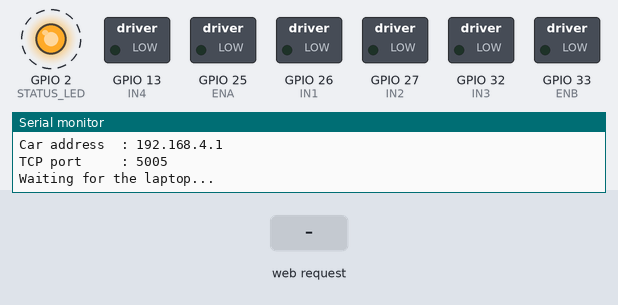
Bench run of a sketch on a simulated ESP32. Parts: switched loads named in the sketch (green lamp = pin HIGH), output pins drawn as LEDs (lit = HIGH), the last lines printed to the serial monitor. Dashed ring = blinking. The test bench sets the inputs (shaded band). WiFi joins after 1.5 s; servers stay silent unless stated.

Above: at 1.7 s.
1.8 s: HTTP request GET /STOP received
At 2.77 s:
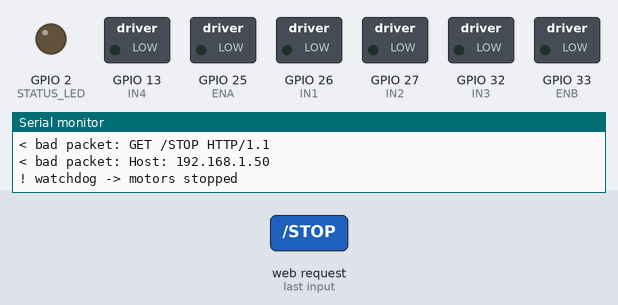
At 4.7 s:
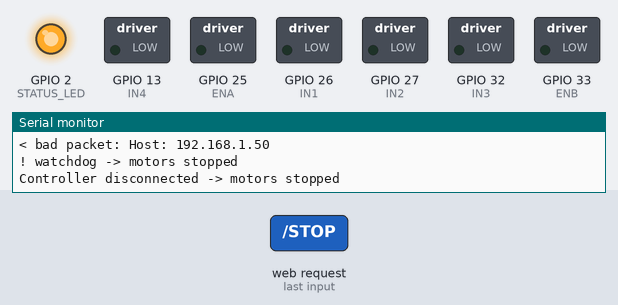
4.8 s: HTTP request GET /PING received
Timing chart, 0 to 13.8 s (numbered marks = the images above; inputs shaded):
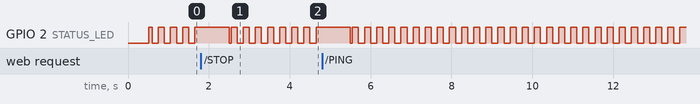

Measured:
- by itself, GPIO 2 (STATUS_LED): repeats every 0.30 s: HIGH 0.15 s, LOW 0.15 s

The sketch:

drivesense_car.ino
```cpp
/* ============================================================================
   DriveSense AI  -  ESP32 RC-car receiver
   ============================================================================

   WHAT THIS DOES
   -------------
   The ESP32 joins / creates a WiFi network and listens on TCP port 5005.
   The laptop (gesture_car.py) sends one short line per video frame:

         steer , throttle , brake \\n          e.g.  "-32,74,0\\n"

     steer      -100 .. +100    (negative = left, positive = right)
     throttle      0 .. +100    (forward power)
     brake         0 .. +100    (reverse / braking power)

   The ESP32 turns that into left/right wheel speeds (skid steering, like a
   tank) and drives the two L298N channels.

   SAFETY: if no valid packet arrives for WATCHDOG_MS the motors stop. If the
   laptop closes the connection, the motors stop. There is no way for the car
   to keep driving after the link dies.

   WIRING (see esp32/README.md for the table + power notes)
   -------------------------------------------------------
     L298N ENA <- GPIO25      IN1 <- GPIO26      IN2 <- GPIO27   (left side)
     L298N ENB <- GPIO33      IN3 <- GPIO32      IN4 <- GPIO13   (right side)
     Battery +  -> L298N +12V      Battery -  -> L298N GND  AND  ESP32 GND
     L298N OUT1/OUT2 -> the two LEFT motors      OUT3/OUT4 -> the two RIGHT motors

   BOARD SETTINGS (Arduino IDE)
   ----------------------------
     Board            : "ESP32 Dev Module" (or your exact board)
     Upload Speed     : 921600 (drop to 115200 if uploads fail)
     Partition Scheme : Default
     Remove the two little ENA / ENB jumper caps on the L298N board!
   ============================================================================ */

#include <WiFi.h>

/* ---------------------------------------------------------------------------
   1. WHICH NETWORK?
   ---------------------------------------------------------------------------
   AP mode  (default, easiest): the ESP32 makes its own WiFi hotspot called
            "DriveSense-Car". Connect the laptop to it, then the laptop talks
            to 192.168.4.1. No router, works anywhere. The laptop will lose
            normal internet while connected - that is expected.

   STA mode : the ESP32 and the laptop both join your home WiFi / phone
              hotspot. More range, but you must put the ESP32's IP into the
              Python script. Set USE_AP_MODE to 0 and fill in STA_* below.
   --------------------------------------------------------------------------- */

#define USE_AP_MODE 1

static const char *AP_SSID = "DriveSense-Car";
static const char *AP_PASS = "drivesense123";   // must be >= 8 characters

static const char *STA_SSID = "YOUR_WIFI_NAME";
static const char *STA_PASS = "YOUR_WIFI_PASSWORD";

static const uint16_t TCP_PORT = 5005;

/* ---------------------------------------------------------------------------
   2. L298N WIRING  (all pins below can output PWM)
   --------------------------------------------------------------------------- */

static const int ENA = 25, IN1 = 26, IN2 = 27;   // left  side
static const int ENB = 33, IN3 = 32, IN4 = 13;   // right side

/* If a side spins the wrong way, flip its flag instead of rewiring. */
static const bool INVERT_LEFT  = false;
static const bool INVERT_RIGHT = false;

/* If turning feels mirrored, flip this instead of rewiring. */
static const bool INVERT_STEER = false;

/* Onboard blue LED - blinks fast while no laptop is connected, solid when
   the laptop is driving the car. */
static const int STATUS_LED = 2;

/* ---------------------------------------------------------------------------
   3. TUNING
   --------------------------------------------------------------------------- */

/* Top speed cap, 0-255. Start LOW (150) while testing on the floor. */
static const int MAX_PWM = 210;

/* Small motors buzz but do not move below ~40/255. This floor makes the
   very first bit of throttle actually move the car. */
static const int MIN_PWM = 45;

/* How much of the throttle range steering can steal, in percent. */
static const int TURN_GAIN  = 90;

/* Steering strength when throttle and brake are both 0, so the car can
   pivot on the spot. Lower this if pivoting is too violent. */
static const int PIVOT_GAIN = 55;

/* Stop the motors if nothing arrives for this long. Must stay well above the
   laptop's frame time (a slow laptop can take ~150 ms per frame). */
static const unsigned long WATCHDOG_MS = 700;

/* ---------------------------------------------------------------------------
   Internals
   --------------------------------------------------------------------------- */

WiFiServer server(TCP_PORT);
WiFiClient client;

String rxLine;
unsigned long lastPacketMs = 0;
bool watchdogTripped = true;
bool linkUp = false;

int clampInt(int v, int lo, int hi) {
  return v < lo ? lo : (v > hi ? hi : v);
}

void stopCar() {
  digitalWrite(IN1, LOW);
  digitalWrite(IN2, LOW);
  digitalWrite(IN3, LOW);
  digitalWrite(IN4, LOW);
  analogWrite(ENA, 0);
  analogWrite(ENB, 0);
}

/* speed: -255 .. +255  (sign = direction) */
void setWheel(int pwmPin, int inA, int inB, int speed, bool invert) {
  if (invert) speed = -speed;
  speed = clampInt(speed, -255, 255);

  if (speed == 0) {
    digitalWrite(inA, LOW);
    digitalWrite(inB, LOW);
    analogWrite(pwmPin, 0);
    return;
  }

  if (speed > 0) {
    digitalWrite(inA, HIGH);
    digitalWrite(inB, LOW);
  } else {
    digitalWrite(inA, LOW);
    digitalWrite(inB, HIGH);
    speed = -speed;
  }

  /* Deadband compensation: 1..255  ->  MIN_PWM..MAX_PWM */
  int pwm = map(speed, 1, 255, MIN_PWM, MAX_PWM);
  analogWrite(pwmPin, clampInt(pwm, 0, 255));
}

/* The whole car in one function.
   steer>0 = turn right  =>  left wheels faster than right wheels. */
void drive(int steer, int throttle, int brake) {
  steer    = clampInt(steer, -100, 100);
  throttle = clampInt(throttle, 0, 100);
  brake    = clampInt(brake, 0, 100);

  if (INVERT_STEER) steer = -steer;

  int base = clampInt(throttle - brake, -100, 100);   // forward/reverse

  int gain = (base == 0) ? PIVOT_GAIN : TURN_GAIN;
  int turn = (steer * gain) / 100;

  int leftPct  = clampInt(base + turn, -100, 100);
  int rightPct = clampInt(base - turn, -100, 100);

  setWheel(ENA, IN1, IN2, leftPct  * 255 / 100, INVERT_LEFT);
  setWheel(ENB, IN3, IN4, rightPct * 255 / 100, INVERT_RIGHT);
}

/* "STEER,THROTTLE,BRAKE"  ->  true if the line was valid */
bool parsePacket(const String &line, int &steer, int &throttle, int &brake) {
  if (sscanf(line.c_str(), "%d,%d,%d", &steer, &throttle, &brake) != 3) {
    return false;
  }
  if (steer < -100 || steer > 100) return false;
  if (throttle < 0 || throttle > 100) return false;
  if (brake < 0 || brake > 100) return false;
  return true;
}

void handleLine(const String &line) {
  if (line.length() == 0) return;

  if (line.equalsIgnoreCase("STOP")) {
    stopCar();
    watchdogTripped = true;
    Serial.println("< STOP");
    return;
  }
  if (line.equalsIgnoreCase("PING")) {
    client.println("PONG");
    return;
  }

  int steer, throttle, brake;
  if (!parsePacket(line, steer, throttle, brake)) {
    Serial.print("< bad packet: ");
    Serial.println(line);
    return;
  }

  drive(steer, throttle, brake);
  lastPacketMs = millis();
  watchdogTripped = false;
}

void acceptClient() {
  WiFiClient newClient = server.available();
  if (!newClient.connected()) return;

  if (client.connected()) {
    client.stop();               // only one controller at a time
  }

  client = newClient;
  client.setNoDelay(true);
  rxLine = "";
  lastPacketMs = millis();
  watchdogTripped = false;
  linkUp = true;

  Serial.print("Controller connected from ");
  Serial.println(client.remoteIP());
  client.println("DS-READY");
}

void readClient() {
  if (!linkUp) return;

  if (!client.connected()) {
    client.stop();
    linkUp = false;
    stopCar();
    watchdogTripped = true;
    Serial.println("Controller disconnected -> motors stopped");
    return;
  }

  while (client.available()) {
    char c = client.read();
    if (c == '\n') {
      handleLine(rxLine);
      rxLine = "";
    } else if (c != '\r') {
      if (rxLine.length() < 63) {
        rxLine += c;
      } else {
        rxLine = "";             // runaway line, drop it
      }
    }
  }
}

void checkWatchdog() {
  if (!watchdogTripped && millis() - lastPacketMs > WATCHDOG_MS) {
    stopCar();
    watchdogTripped = true;
    Serial.println("! watchdog -> motors stopped");
  }
}

void updateLed() {
  if (linkUp && !watchdogTripped) {
    digitalWrite(STATUS_LED, HIGH);                        // solid = live
  } else {
    digitalWrite(STATUS_LED, (int)((millis() / 150) % 2));  // fast blink = waiting
  }
}

/* --------------------------------------------------------------------------- */

void setup() {
  Serial.begin(115200);
  delay(200);

  pinMode(IN1, OUTPUT);
  pinMode(IN2, OUTPUT);
  pinMode(IN3, OUTPUT);
  pinMode(IN4, OUTPUT);
  pinMode(ENA, OUTPUT);
  pinMode(ENB, OUTPUT);
  pinMode(STATUS_LED, OUTPUT);

  stopCar();

  Serial.println();
  Serial.println("===============================");
  Serial.println(" DriveSense AI - ESP32 car");
  Serial.println("===============================");

#if USE_AP_MODE
  WiFi.mode(WIFI_AP);
  WiFi.softAP(AP_SSID, AP_PASS);
  delay(300);
  Serial.print("WiFi hotspot : ");
  Serial.println(AP_SSID);
  Serial.print("Password     : ");
  Serial.println(AP_PASS);
  Serial.print("Car address  : ");
  Serial.println(WiFi.softAPIP());
#else
  WiFi.mode(WIFI_STA);
  WiFi.begin(STA_SSID, STA_PASS);
  Serial.print("Joining WiFi ");
  Serial.print(STA_SSID);

  unsigned long start = millis();
  while (WiFi.status() != WL_CONNECTED && millis() - start < 20000) {
    delay(400);
    Serial.print(".");
  }
  Serial.println();

  if (WiFi.status() == WL_CONNECTED) {
    Serial.print("Car address  : ");
    Serial.println(WiFi.localIP());
  } else {
    Serial.println("Could not join WiFi - running standalone (car will not move)");
  }
#endif

  server.begin();
  server.setNoDelay(true);
  Serial.print("TCP port     : ");
  Serial.println(TCP_PORT);
  Serial.println("Waiting for the laptop...");
}

void loop() {
  acceptClient();
  readClient();
  checkWatchdog();
  updateLed();
}
```
